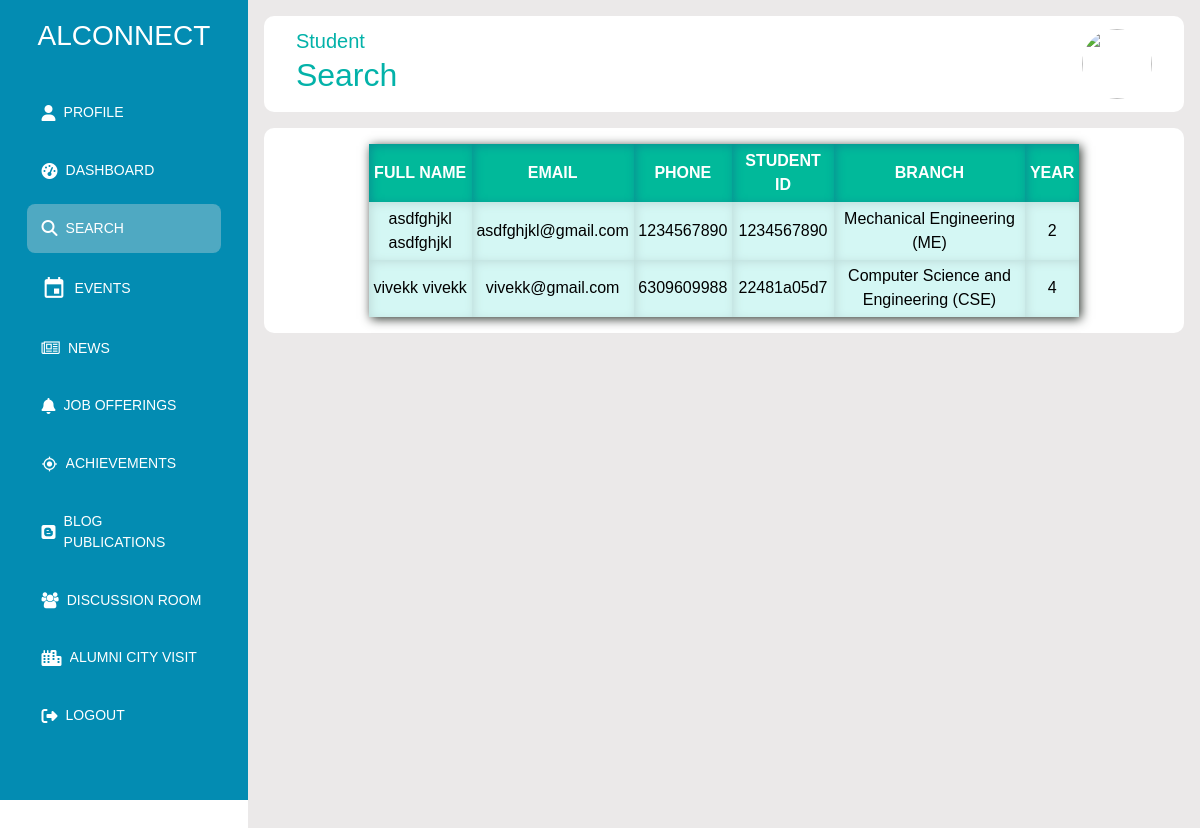
/alumni_search.php (signed in), run on the app's committed database.
### tables this page shows
CREATE TABLE `student_record` (
  `id` int(11) NOT NULL,
  `firstname` varchar(125) NOT NULL,
  `lastname` varchar(125) NOT NULL,
  `gender` varchar(10) NOT NULL,
  `email` varchar(255) NOT NULL,
  `phone` varchar(20) NOT NULL,
  `studentID` varchar(10) NOT NULL,
  `branch` varchar(255) NOT NULL,
  `year` int(10) NOT NULL,
  `password` varchar(255) NOT NULL
);

### alumni_search.php (the view, shortened to what this page needs)
<?php
    require_once "connection.php";
?>
<!DOCTYPE html>
<html lang="en">
<head>
    <link rel="stylesheet" href="https://cdn.jsdelivr.net/npm/bootstrap@5.2.3/dist/css/bootstrap.min.css">
    <link rel="stylesheet" href="https://cdnjs.cloudflare.com/ajax/libs/font-awesome/6.4.0/css/all.min.css"/>
    <link rel="stylesheet" href="https://cdnjs.cloudflare.com/ajax/libs/font-awesome/4.7.0/css/font-awesome.min.css">
    <link rel="stylesheet" href="alumni_profile_1.css">
    <link rel="stylesheet" href="alumni_search.css">
</head>
<body>
        <div class="sidebar">
            <div class="logo">
                <h3>ALCONNECT</h3>
            </div>
            <ul class="menu">
                <li>
                    <a href="alumni_profile.php">
                       <i class="fas fa-user"></i>
                        <span>Profile</span>
                    </a>
                </li>
                <li>
                    <a href="alumni_dashboard.php">
                       <i class="fas fa-tachometer-alt"></i>
                        <span>Dashboard</span>
                    </a>
                </li>
                <li class="active">
                    <a href="#">
                       <i class="fas fa-search"></i>
                        <span>Search</span>
                    </a>
                </li>
                <li>
                    <a href="alumni_events.php">
                       <i class="material-icons" style="font-size:25px">event</i>
                        <span>Events</span>
                    </a>
                </li>
                <li>
                    <a href="alumni_news.php">
                       <i class="fa fa-newspaper-o"></i>
                        <span>News</span>
                    </a>
                </li>
                <li>
                    <a href="alumni_job_offerings.php">
                       <i class="fas fa-bell"></i>
                        <span>Job Offerings</span>
                    </a>
                </li>
                <li >
                    <a href="alumni_achievements.php">
                       <i class="material-icons">gps_fixed</i>
                        <span>Achievements</span>
                    </a>
                </li>
                <li>
                    <a href="alumni_blog_publications.php">
                       <i class="fab fa-blogger"></i>
                        <span>Blog Publications</span>
                    </a>
                </li>
                <li>
                    <a href="alumni_discussion_room.php">
                       <i class="fa fa-group"></i>
                        <span>Discussion Room</span>
                    </a>
                </li>
                <li>
                    <a href="alumnicity.php">
                       <i class="fas fa-city"></i>
                        <span>Alumni City Visit</span>
                    </a>
                </li>
                <li>
                    <a href="alumni_logout.php">
                       <i class="fas fa-sign-out-alt"></i>
                        <span>Logout</span>
                    </a>
                </li>
            </ul>
        </div>
        <div class="main--content">
            <div class="header--wrapper">
                <div class="header--title">
                    <span>Student</span>
                    <h2>Search</h2>
                </div>
                <div class="user--info">
                    <a href="https://www.gecgudlavalleru.ac.in" target="_blank"><img src="Images/gud_logo.jpeg" alt=""></a>
                </div>
            </div>
            <div class="search--content">
                <table class="search--table">
                    <tr class="search--title">
                        <th>Full Name</th>
                        <th>Email</th>
                        <th>Phone</th>
                        <th>Student ID</th>
                        <th>Branch</th>
                        <th>Year</th>
                    </tr>
                    <?php
                        $sql = "SELECT * FROM student_record";
                        $result = mysqli_query($conn, $sql);
                        if($result){
                            while($row=mysqli_fetch_assoc($result)){
                                $firstname=$row['firstname'];
                                $lastname=$row['lastname'];
                                $email=$row['email'];
                                $phone=$row['phone'];
                                $studentID=$row['studentID'];
                                $branch=$row['branch'];
                                $year=$row['year'];
                                    ?>
                                        <tr>
                                            <td><?php  echo $firstname.' '.$lastname;  ?></td>
                                            <td><?php  echo $email;  ?></td>
                                            <td><?php  echo $phone;  ?></td>
                                            <td><?php  echo $studentID;  ?></td>
                                            <td><?php  echo $branch;  ?></td>
                                            <td><?php  echo $year;  ?></td>
                                        </tr>
                                    <?php
                                 }
                            }
                    ?>
                 </table>
            </div>
        </div>
    </body>
</html>

### alumni_profile_1.css (style rules this page uses)
* { margin: 0; padding: 0; box-sizing: border-box; border: none; outline: none; font-family: 'Poppins', sans-serif; }
body { display: flex; height: 90em; }
.sidebar { position: sticky; top: 0; left: 0; bottom: 0; width: 300px; height: 100vh; padding: 0 1.7rem; color: #fff; overflow: hidden; transition: all 0.5s linear; background: rgb(3, 140, 178); }
.logo { display: flex; justify-content: center; align-items: center; height: 80px; padding: 16px; }
.menu { height: 88%; position: relative; list-style: none; padding: 0; }
.menu li { padding: .9em; margin: 8px 0; border-radius: 8px; transition: all .5s ease-in-out; }
.menu li:hover, .active { background: #e0e0e058; }
.menu a { color: #fff; font-size: 14px; text-decoration: none; display: flex; align-items: center; text-transform: uppercase; gap: .5rem; }
.menu a span { overflow: hidden; }
.menu a i { font-size: 1rem; }
.main--content { position: relative; background: #ebe9e9; width: 100%; padding: 1rem; }
.header--wrapper img { width: 70px; height: 70px; border-radius: 50%; cursor: pointer; }
.header--wrapper { display: flex; justify-content: space-between; align-items: center; flex-wrap: wrap; background: #fff; border-radius: 10px; padding: 10px 2rem; margin-bottom: 1rem; font-size: 20px; }
.header--title { color: rgb(3, 178, 169); }

### alumni_search.css (style rules this page uses)
* { margin: 0; padding: 0; box-sizing: border-box; font-family: 'Poppins', sans-serif; }
.search--content { background: #fff; border-radius: 10px; color: #000; width: 100%; font-family: 'Trebuchet MS', sans-serif; padding: 1em; display: flex; justify-content: center; align-items: center; }
.search--table { width: 80%; box-shadow: #2f3630 2px 2px 10px 0px; text-align: center; }
.search--title { background: rgb(1, 185, 154); color: #fff; text-transform: uppercase; }
.search--title th { padding: 0.3em; margin: 0.3em; justify-content: center; text-align: center; box-shadow: #099193 2px 2px 10px 0px inset; }
.search--table td { padding: 0.3em; margin: 0.3em; justify-content: center; text-align: center; background: rgb(212, 247, 244); box-shadow: #bfdddb 2px 2px 10px 0px inset; }

### data on the page
student_record: firstname "asdfghjkl", lastname "asdfghjkl", email "asdfghjkl@gmail.com", phone "1234567890", studentID "1234567890", branch "Mechanical Engineering (ME)", year "2"
student_record: firstname "vivekk", lastname "vivekk", email "vivekk@gmail.com", phone "6309609988", studentID "22481a05d7", branch "Computer Science and Engineering (CSE)", year "4"
